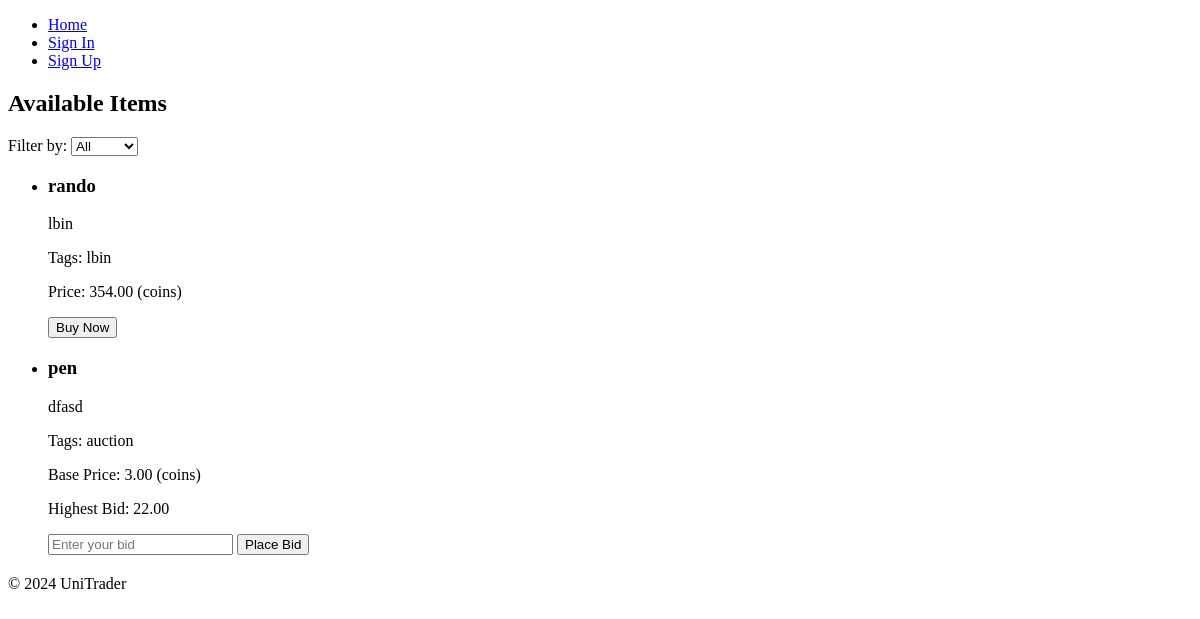
Before: /buy/ with the older database file.
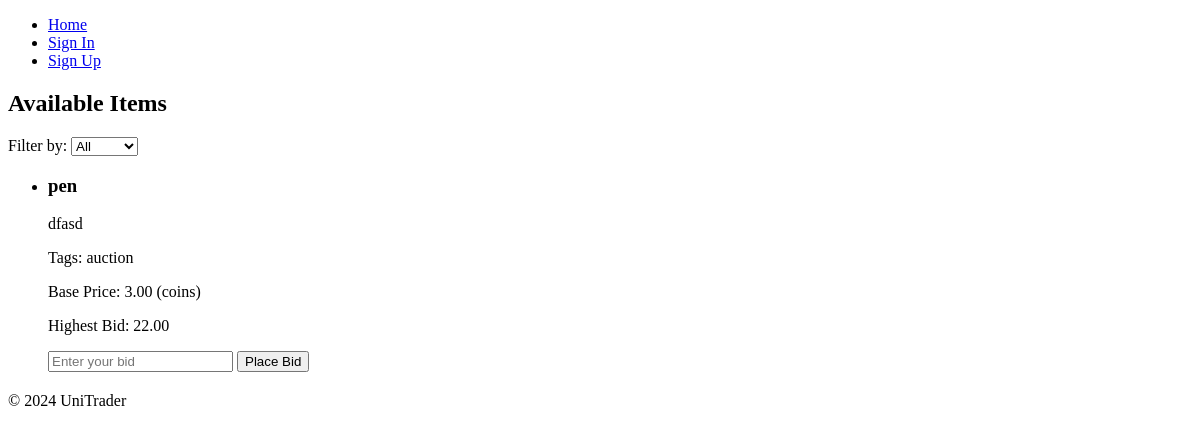
After: the same page with the newer database file.
### unitrader/models.py (models this page shows, shortened)
class Item(models.Model):
    item_title = models.CharField(max_length=100)
    item_description = models.TextField()
    item_tags = models.CharField(max_length=255, blank=True, null=True)
    item_age = models.IntegerField(null=True, blank=True)
    base_price = models.DecimalField(max_digits=10, decimal_places=2)
    item_image = models.ImageField(upload_to='item_images/', blank=True, null=True)
    quantity = models.IntegerField(default=1)
    seller = models.ForeignKey(User, on_delete=models.CASCADE)
    created_at = models.DateTimeField(auto_now_add=True)
    updated_at = models.DateTimeField(auto_now=True)
    highest_bid = models.DecimalField(max_digits=10, decimal_places=2, default=0.00)
    highest_bidder = models.ForeignKey(User, on_delete=models.SET_NULL, null=True, blank=True, related_name='highest_bidder')
    bidding_end_time = models.DateTimeField(default=timezone.now)  # Set this when the item is created
    status = models.CharField(max_length=20, choices=[('available', 'Available'), ('sold', 'Sold')], default='available')

### unitrader/views.py (the view)
# urls.py: path('buy/', views.buy_items, name='buy_items'),
def buy_items(request):
    selected_tag = request.GET.get("tag", "")
    if selected_tag.lower() == "auction":
        available_items = Item.objects.filter(
            status="available", item_tags__iexact="auction"
        )
    elif selected_tag.lower() == "lbin":
        available_items = Item.objects.filter(
            status="available", item_tags__iexact="lbin"
        )
    else:
        available_items = Item.objects.filter(status="available")  # No filter applied
    return render(
        request,
        "unitrader/buy_items.html",
        {
            "items": available_items,
            "selected_tag": selected_tag,  # Pass the selected tag to the template
        },
    )

### templates/unitrader/buy_items.html (shortened to what this page needs)
{% extends "unitrader/base.html" %}
{% block content %}
<h2>Available Items</h2>
<form method="GET" action="{% url 'buy_items' %}">
    <label for="tag">Filter by:</label>
    <select name="tag" id="tag" onchange="this.form.submit()">
        <option value="">All</option>
    </select>
</form>
{% if items %}
    <ul>
    {% for item in items %}
        <li>
            <h3>{{ item.item_title }}</h3>
            <p>{{ item.item_description }}</p>
            <p>Tags: {{ item.item_tags }}</p>
            {% if item.item_tags|lower == "auction" %}
                <p>Base Price: {{ item.base_price }} (coins)</p>
                <p>Highest Bid: {{ item.highest_bid }}</p>
                <form method="POST" action="{% url 'bid_on_item' item.id %}">
                    <input type="number" name="bid_amount" placeholder="Enter your bid" required>
                    <button type="submit">Place Bid</button>
                </form>
            {% elif item.item_tags|lower == "lbin" %}
                <p>Price: {{ item.base_price }} (coins)</p>
                <form method="POST" action="{% url 'buy_now' item.id %}">
                    <button type="submit">Buy Now</button>
                </form>
            {% endif %}
        </li>
    {% endfor %}
    </ul>
{% else %}
    <p>No items are available for purchase right now.</p>
{% endif %}
{% endblock %}

Changed rows visible on the page:
no longer on this page (row edited): Item: item_title "rando", item_description "lbin", item_tags "lbin", base_price "354.00"
